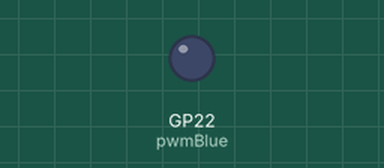
This program was run on a simulated Raspberry Pi Pico running MicroPython. On the bench: output pins drawn as LEDs (lit = HIGH).

Above: at 0.05 s.
At 3.0 s:
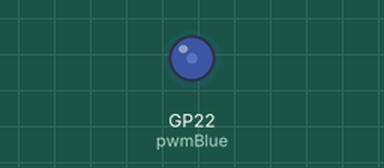
Timing chart, 0 to 5.2 s (numbered marks = the images above):
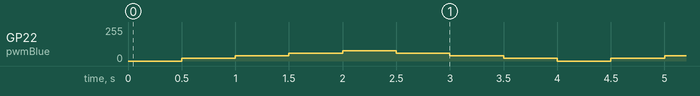

The program:

fadeLed.py
```python
from machine import Pin, PWM
import time

pinNumberBlue = 22

pwmBlue = PWM(Pin(pinNumberBlue, mode=Pin.OUT))
pwmBlue.freq(1_000)

while True:

    for i in range(0, 20000, 5000) :
        pwmBlue.duty_u16(i)
        time.sleep(0.5)
    for i in range(20000, 0, -5000) :
        pwmBlue.duty_u16(i)
        time.sleep(0.5)
```

Measured:
- by itself, GP22 (pwmBlue): repeats every 4.0 s: 39/255 0.50 s, 58/255 0.50 s, 78/255 0.50 s, 58/255 0.50 s, 39/255 0.50 s, 19/255 0.50 s, 0/255 0.50 s, 19/255 0.50 s
